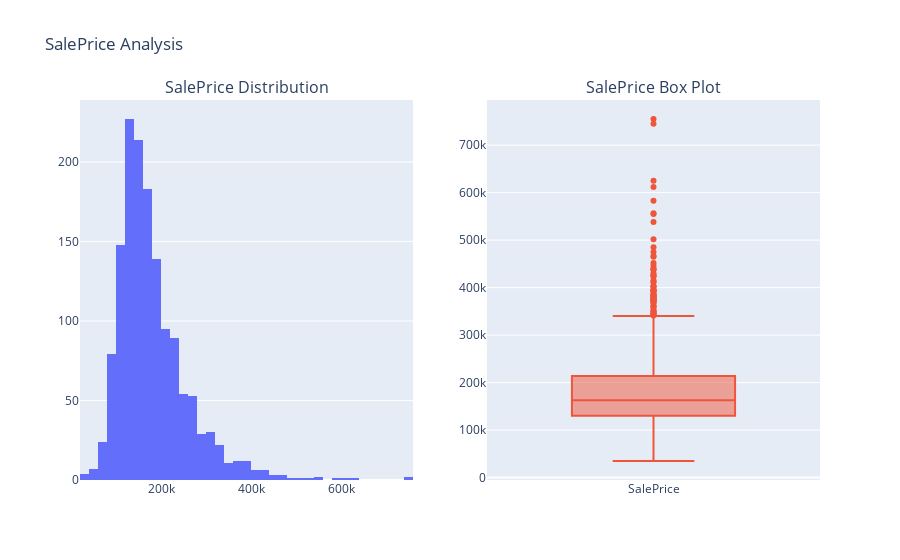

Source (notebook cell):
### Markdown cell above
## Target Variable Analysis

### Code cell
# Analyse the target variable
if 'SalePrice' in data.columns:
    print("SALEPRICE ANALYSIS")

    # Remove any missing SalePrice values
    data_clean = data.dropna(subset=['SalePrice'])

    print(f"\nValid SalePrice records: {len(data_clean):,}")
    print(f"Average price: ${data_clean['SalePrice'].mean():,.0f}")
    print(f"Median price: ${data_clean['SalePrice'].median():,.0f}")
    print(f"Price range: ${data_clean['SalePrice'].min():,.0f} - ${data_clean['SalePrice'].max():,.0f}\n")

    # Visualize SalePrice distribution
    fig = make_subplots(rows=1, cols=2,
                        subplot_titles=['SalePrice Distribution', 'SalePrice Box Plot'])

    # Histogram
    fig.add_trace(
        go.Histogram(x=data_clean['SalePrice'], nbinsx=50, name='SalePrice'),
        row=1, col=1
    )

    # Box plot
    fig.add_trace(
        go.Box(y=data_clean['SalePrice'], name='SalePrice'),
        row=1, col=2
    )

    fig.update_layout(height=400, title_text="SalePrice Analysis", showlegend=False)
    
    # Save as PNG
    fig.write_image("saleprice_analysis.png")
    display(Image(filename="saleprice_analysis.png"))
    
    fig.show()

else:
    print("SalePrice column not found in dataset!")

### Figure 1 — Plotly figure (JSON) as saved in the notebook; plotly's stock layout.template omitted (floating-point values rounded to 4 significant figures; data arrays with more than 128 entries replaced by an {"elided": "..."} marker saying what was removed)
{"data": [{"name": "SalePrice", "nbinsx": 50, "type": "histogram", "x": {"elided": "1460 int values"}, "xaxis": "x", "yaxis": "y"}, {"name": "SalePrice", "type": "box", "xaxis": "x2", "y": {"elided": "1460 int values"}, "yaxis": "y2"}], "layout": {"annotations": [{"font": {"size": 16}, "showarrow": false, "text": "SalePrice Distribution", "x": 0.225, "xanchor": "center", "xref": "paper", "y": 1, "yanchor": "bottom", "yref": "paper"}, {"font": {"size": 16}, "showarrow": false, "text": "SalePrice Box Plot", "x": 0.775, "xanchor": "center", "xref": "paper", "y": 1, "yanchor": "bottom", "yref": "paper"}], "autosize": true, "showlegend": false, "title": {"text": "SalePrice Analysis"}, "xaxis": {"anchor": "y", "autorange": true, "domain": [0, 0.45], "range": [20000.0, 760000.0], "type": "linear"}, "xaxis2": {"anchor": "y2", "autorange": true, "domain": [0.55, 1], "range": [-0.5, 0.5], "type": "category"}, "yaxis": {"anchor": "x", "autorange": true, "domain": [0, 1], "range": [0, 238.9]}, "yaxis2": {"anchor": "x2", "autorange": true, "domain": [0, 1], "range": [-5106.0, 795000.0], "type": "linear"}}}
